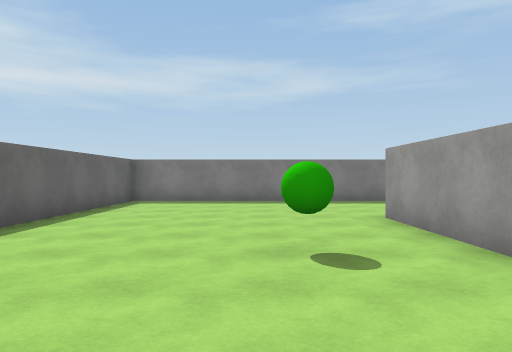
view 1 (above)

20 first-person views from a walk through a 3-D level made in the Unity game engine. The camera is 1.4 m above the floor, looks level and sees 70° across. The floor is counted in squares, 2 m on a side. Each view is taken from the middle of a square. On the plan, view 1 faces up. The plan holds only what a view shows up to about 11 squares ahead; the rest is blank. The player is left out. Surface patterns are stand-ins for the level's own textures.

view 2
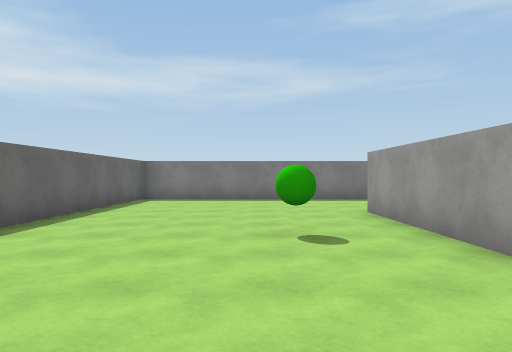

view 3
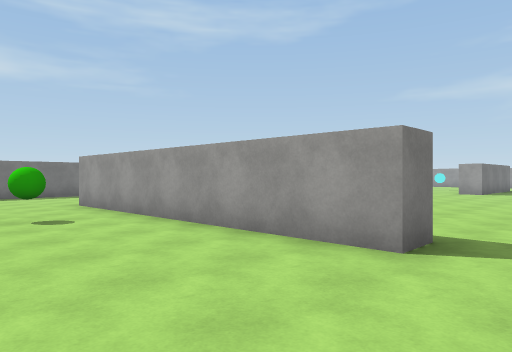

view 4
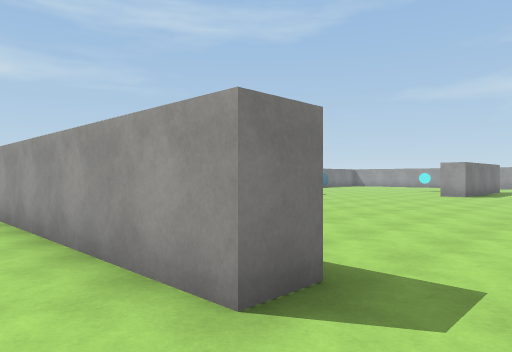

view 5
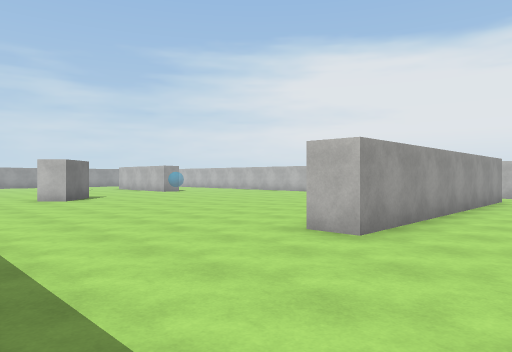

view 6
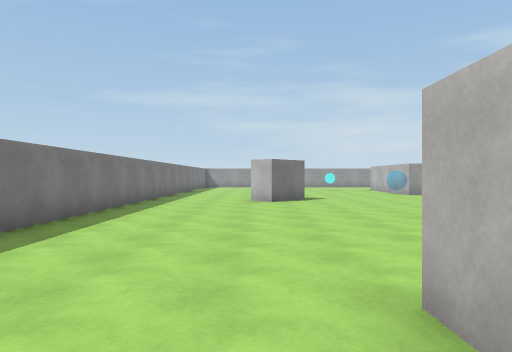

view 7
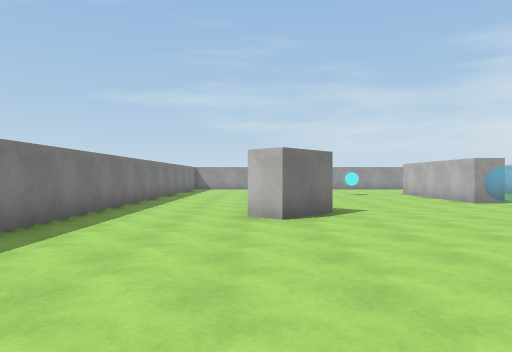

view 8
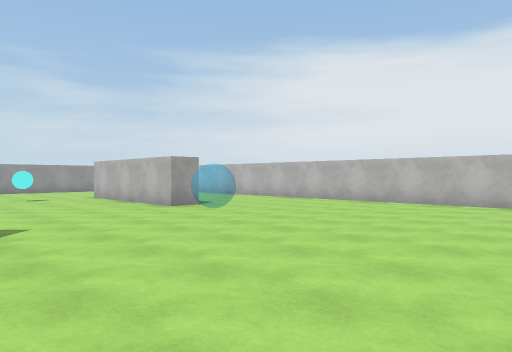

view 9
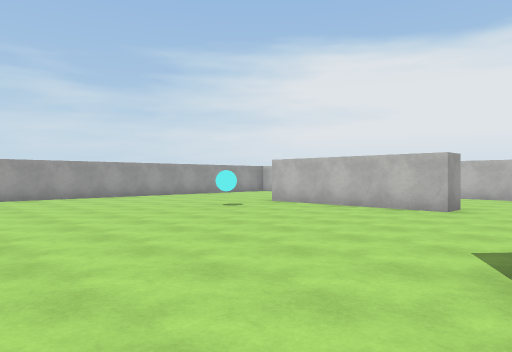

view 10
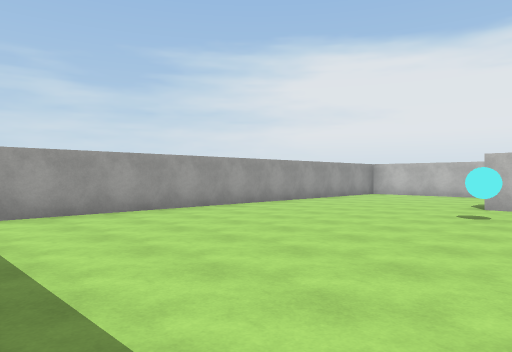

view 11
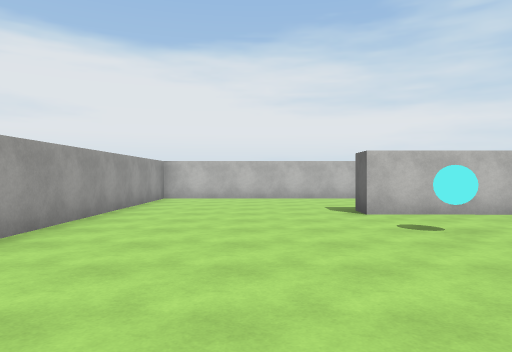

view 12
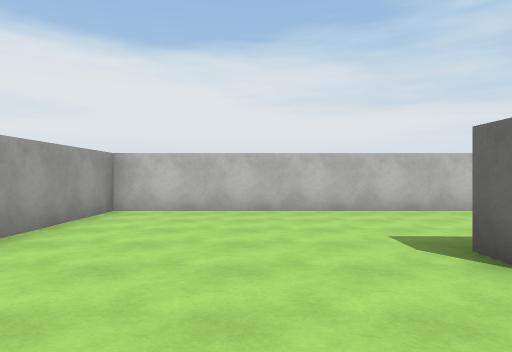

view 13
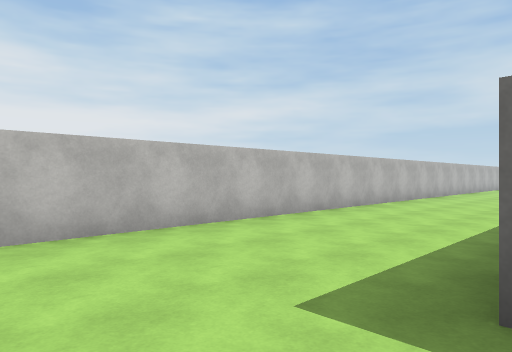

view 14
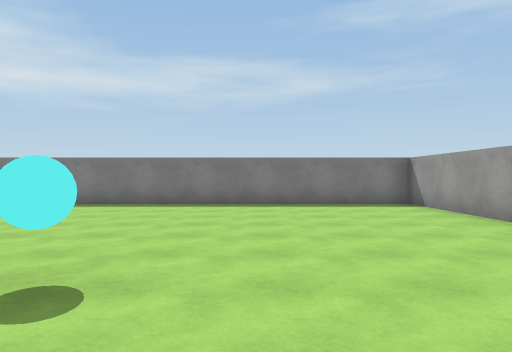

view 15
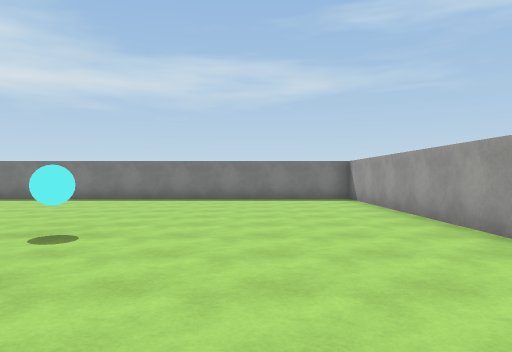

view 16
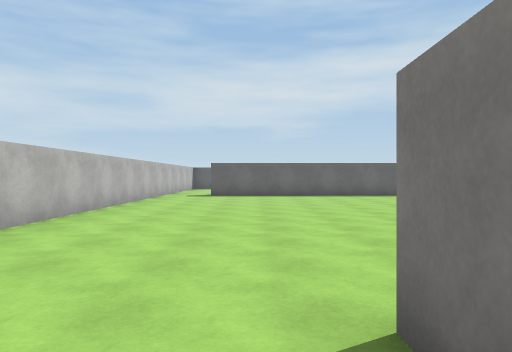

view 17
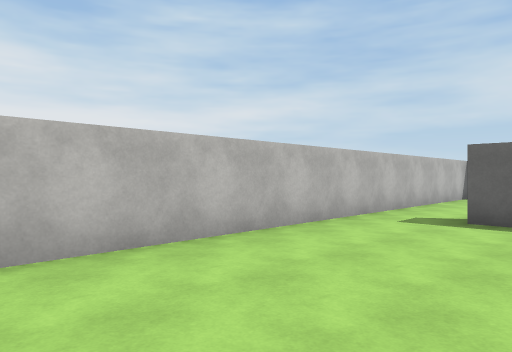

view 18
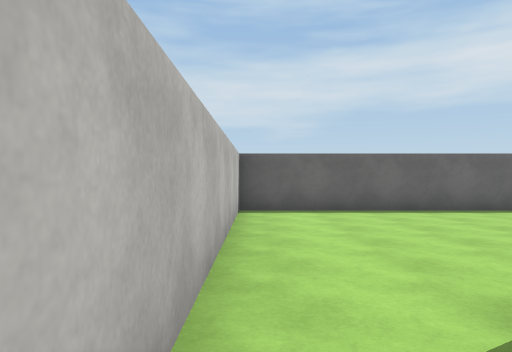

view 19
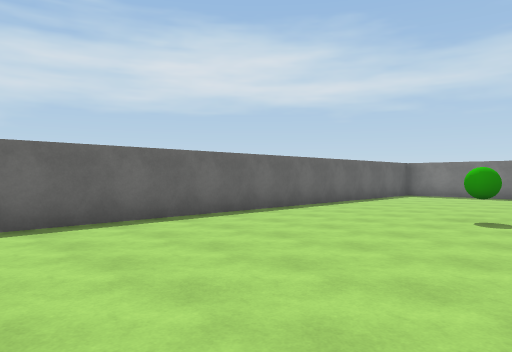

view 20
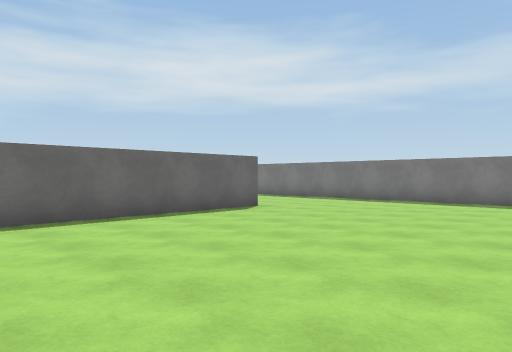

### Floor plan
Points are (right, up) in squares from view 1. A wall is a line through its corners. A room is listed if a view was taken in it or the views show most of it. See-through windows are left out.
Room 1 (views 1, 2, 3, 4, 5, 6, 7, 8, 9, 10, 11, 12, 13, 14, 15, 16, 17, 18, 19, 20)
walls: (12, 5.5) (10.8, 6.6) (11.4, 7.2); (15.2, 0.6) (14.4, 0.6) (14.4, 1.4) (19, 1.4) (19, 0.5); (3, -1) (3, -1.6) (2.3, -1.6) (2.2, 6.1) (2.9, 6.1) (3, 1); (-3.4, 10.2) (-3.4, -3.3) (23.9, -3.3) (23.9, 10.2) (-3.4, 10.2)
objects: other object (0, 3); other object (19, 3)

Positions as (right, up) in squares from view 1, and headings:
1: (0, 0), facing up
2: (0, -1), facing up
3: (-1, -3), facing up-right
4: (1, -3), facing up-right
5: (0, 10), facing down-right
6: (1, 7), facing right
7: (5, 7), facing right
8: (7, 6), facing down-right
9: (12, 9), facing down-right
10: (17, 10), facing down-right
11: (21, 8), facing down
12: (21, 4), facing down
13: (21, 1), facing down-left
14: (20, 1), facing up
15: (21, -1), facing up
16: (16, 0), facing left
17: (9, 0), facing down-left
18: (4, -3), facing left
19: (2, -3), facing up-left
20: (9, 0), facing up-left
